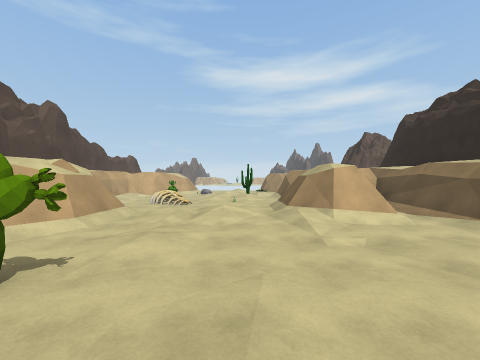
view 1 (above)

15 first-person views from a walk through a scene from a Unity 3-D project. The camera is 1.4 m above the floor, looks level and sees 90° across. The floor is counted in squares, 2 m on a side. Each view is taken from the middle of a square. On the plan, view 1 faces up. The plan holds only what a view shows up to about 9 squares ahead; the rest is blank. The place goes on beyond the plan. The player character is not drawn. Some animated figures are left out.

view 2
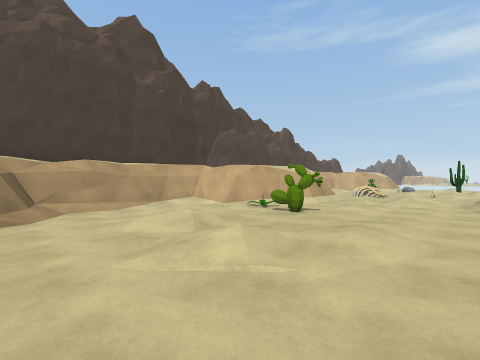

view 3
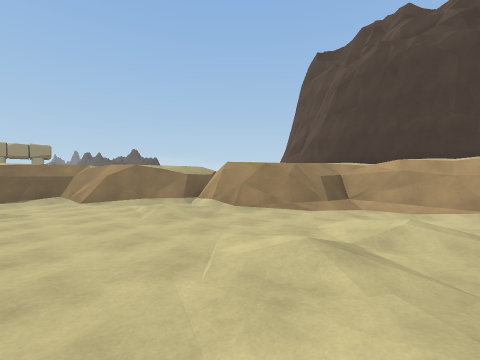

view 4
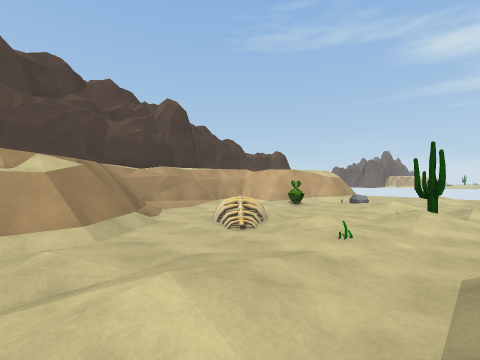

view 5
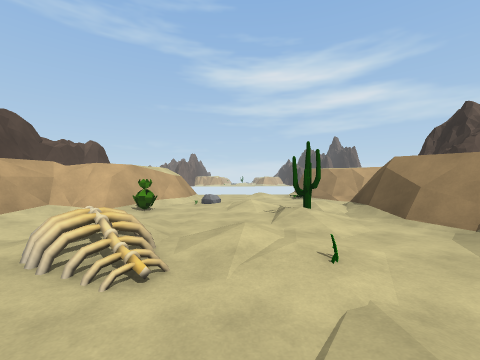

view 6
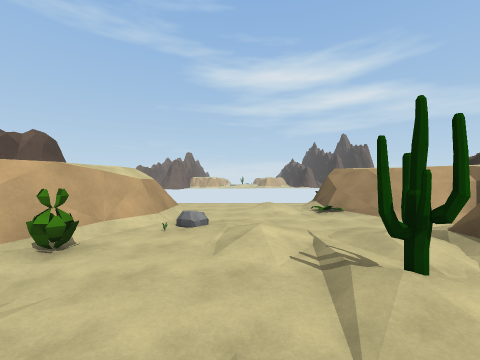

view 7
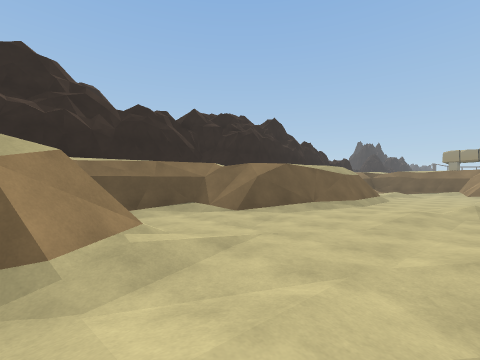

view 8
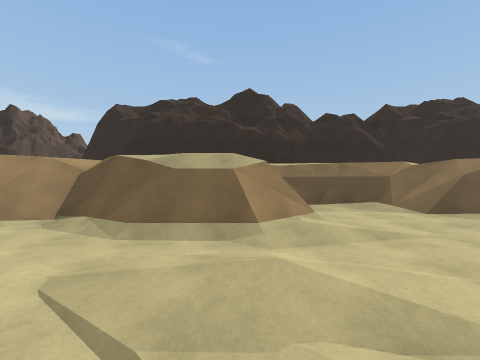

view 9
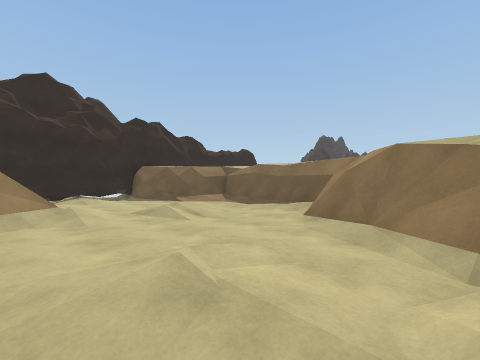

view 10
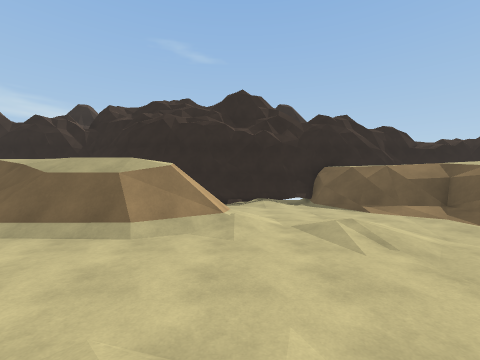

view 11
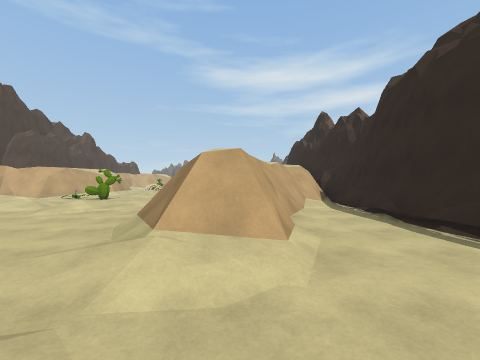

view 12
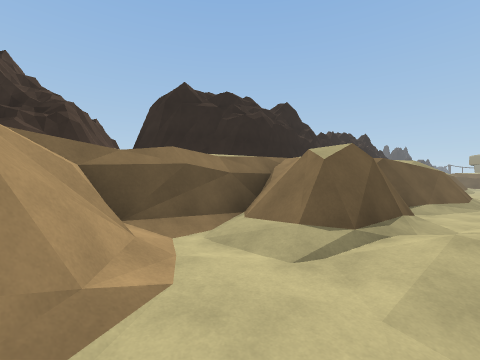

view 13
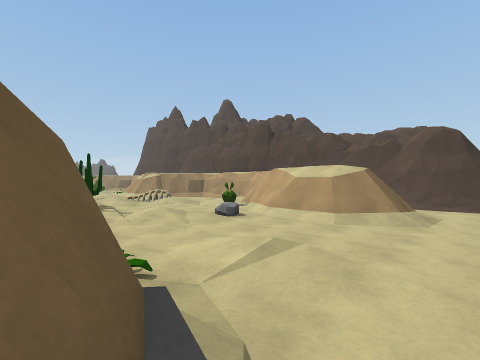

view 14
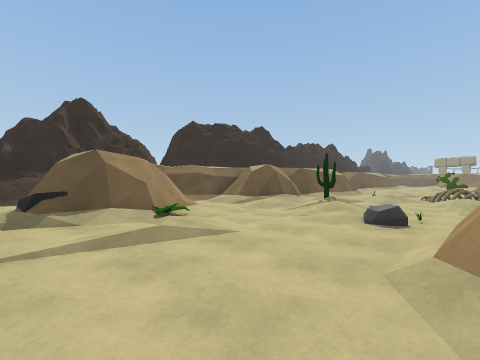

view 15
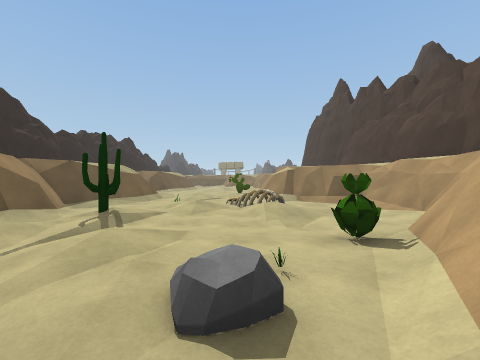

### Floor plan
Key: @ floor where view 1 was taken; # wall or solid block; x gap in a wall; . main floor; : floor 0.25 m higher than the main floor; - floor 0.25 m lower than the main floor; + floor 0.5 m higher than the main floor; * floor 1.75 m higher than the main floor; % floor 2.25 m higher than the main floor; & floor 2.5 m higher than the main floor; / step, stairs or slope; = window, fence, low wall or low ledge; ^ raised ledge; v drop or lower ground; C cactus; P plant; R rock; O other object.
Columns run from 7 left of view 1 to 8 right of it. Each row starts with its distance up from view 1.
 18 #........//   #
 17 #..=...:.R=   #
 16 # ###..:P##=
 15    ##..../=# #
 14    ##R..../#&###
 13   ##.O:.:.:#& =#
 12  ##/P.:::#x=& ##
 11  #/.-..C.#&*&v^
 10  #..:.::.=#&%=^
  9  #..//+../#&&#
  8  #../O.O.=#=#=
  7  ###..../=###=
  6    ##:::/=###=
  5    ##:.:/=#=##
  4    ##......###^
  3    #..:....= v^
  2  ###OC....==&v#
  1  #/.-..:..=&=##
  0  #.....@.=#=/#
 -1  #..:.+:.=#=/#
 -2  #....:..=##.#
 -3  ##/.....=#/.#
 -4   ##/....=/..#
 -5    #/:.../:..#
 -6    #/........#
 -7    ##/.-.:...#
 -8     ###..../##
 -9       #/...##
-10       ######

Where each view was taken, in squares from view 1:
view 1: 0 up, 0 right, facing up
view 2: 3 down, 1 right, facing up-left
view 3: 0 up, 1 right, facing down-left
view 4: 5 up, 1 right, facing up-left
view 5: 6 up, 1 left, facing up
view 6: 9 up, 1 left, facing up
view 7: 6 up, 1 left, facing down-right
view 8: 6 up, 2 left, facing right
view 9: 4 down, 3 left, facing down-right
view 10: 5 down, 2 left, facing right
view 11: 7 down, 3 right, facing up
view 12: 15 up, 1 right, facing down-right
view 13: 18 up, 2 right, facing down-left
view 14: 18 up, 3 left, facing down-right
view 15: 15 up, 2 left, facing down
